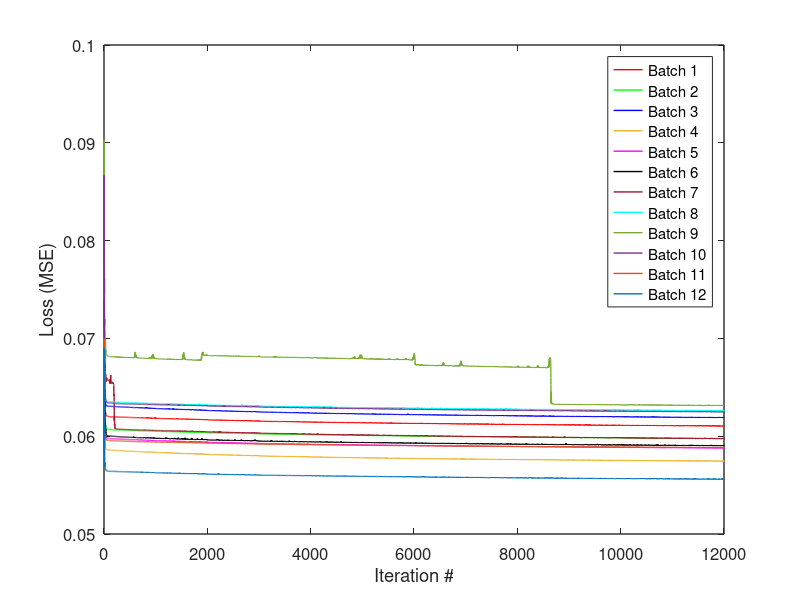

Recreate this plot in MATLAB.
temp = load('loss.mat');
loss = temp.loss;
%%
figure('Position', [200, 200, 600, 400]);
color = [1 0 0;0 1 0;0 0 1;0.9290 0.6940 0.1250;1 0 1;0 0 0;0.6350 0.0780 0.1840;0 1 1;0.4660 0.6740 0.1880;0.4940 0.1840 0.5560;0.8500 0.3250 0.0980;0 0.4470 0.7410];
for i=1:12
    plot(loss(i,1:12000),'color',color(i,:),'linewidth',1);
    hold on;
end
% xlim([-500,10000])
% ylim([0.05, 0.1])
xlabel('Iteration #')
ylabel('Loss (MSE)')
legend('Batch 1', 'Batch 2','Batch 3', 'Batch 4','Batch 5', 'Batch 6','Batch 7', 'Batch 8','Batch 9', 'Batch 10','Batch 11', 'Batch 12')
set(gca,'FontSize',12,'FontName','Helvetica','LineWidth', 1);

disp(min(loss, [], 2))
disp(mean(min(loss, [], 2),1))